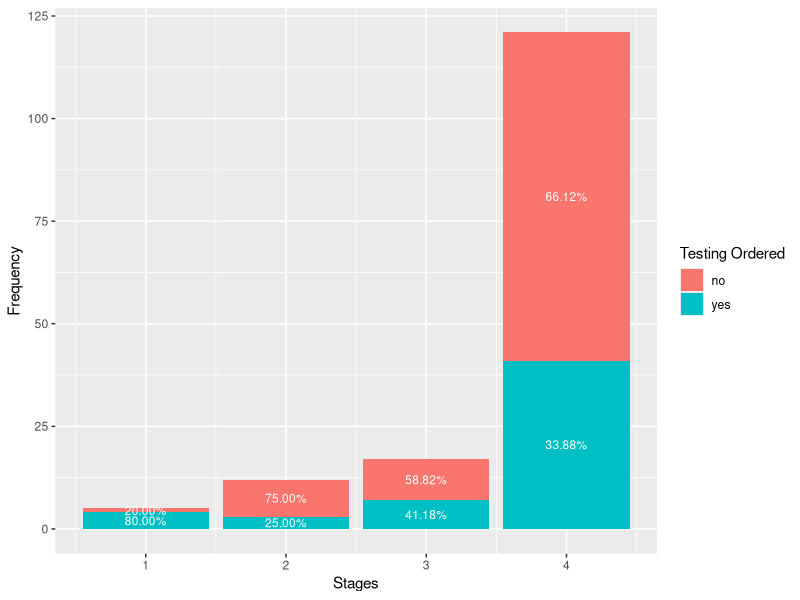
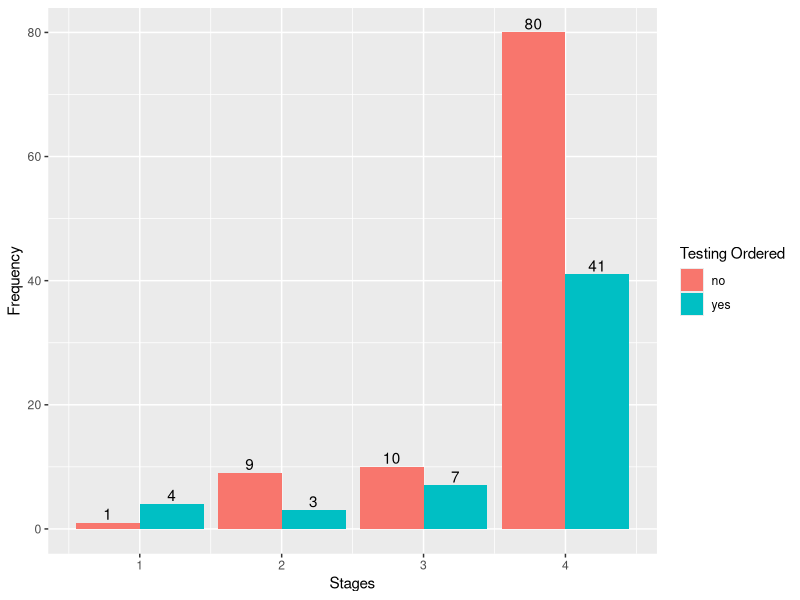
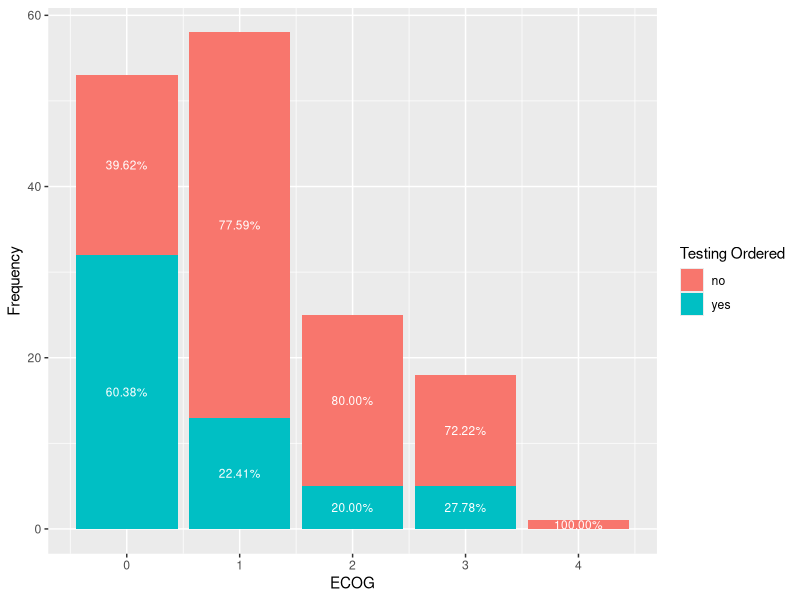
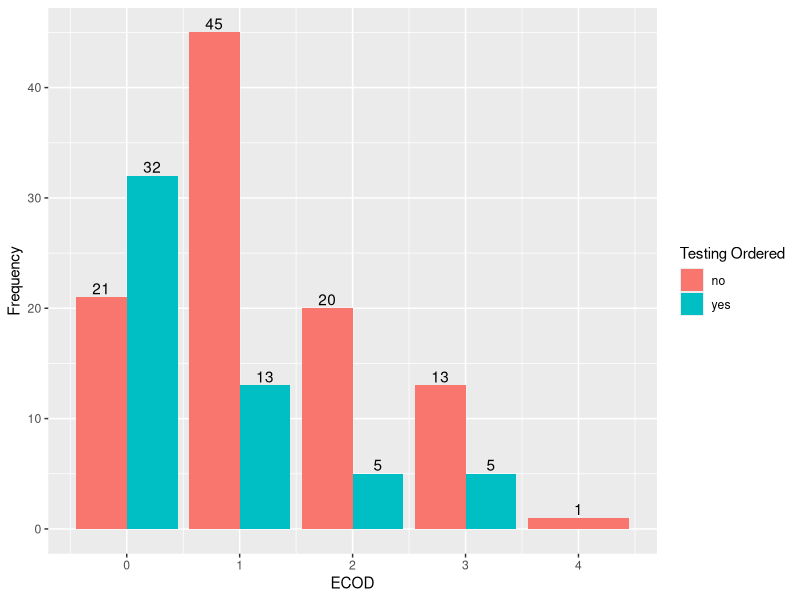
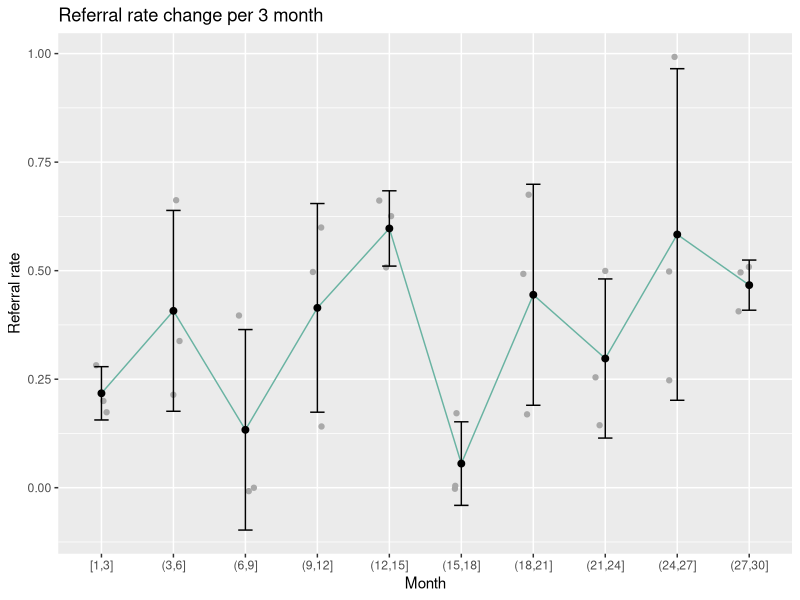
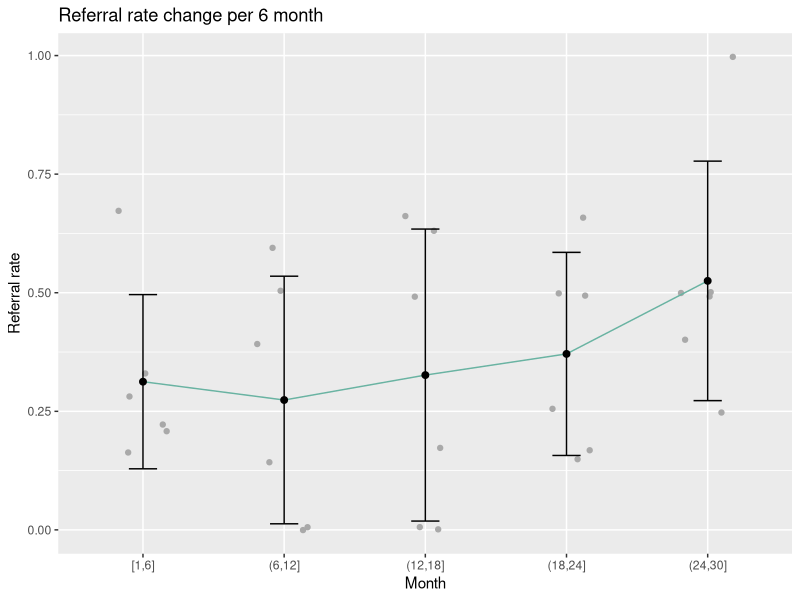

Recreate these plots in R, in order.
## ---- chunk 1
knitr::opts_chunk$set(echo = TRUE)
## ---- chunk 2
#package we use
library(readr)
library(stringr)
library(ggplot2)
library(dplyr)
library(stringr)
## ---- chunk 3
#import data
dat <- read_csv('data.csv')
## ---- chunk 4
#second opinion tag 
dat$second_opinion <- str_detect(dat$`Reason No Referral`, pattern = 'second opinion') | str_detect(dat$`Somatic Testing
(y,n,other)`, pattern = 'second opinion')

#number of patients with second opinion
sum(dat$second_opinion)

#the data we will use for the further analysis(exclude patients with second opinion)
dat_1 <- dat[dat$second_opinion == FALSE,]

#referral rate = ordered test / total number
#re-encoding 
dat_1$test <- ifelse(str_detect(dat_1$`Testing Ordered`, pattern = 'yes'), 1, 0)

#referral rate through time 
dat_1$`Initial Appt (#1-30)`[dat_1$`Initial Appt (#1-30)`> 15 & dat_1$`Initial Appt (#1-30)`< 16]  <- 15
dat_1$`Initial Appt (#1-30)`[dat_1$`Initial Appt (#1-30)`> 22 & dat_1$`Initial Appt (#1-30)`< 23]  <- 22

## ---- chunk 5
data<- dat_1

# probability that place genetic referrals
data$`Genetics Referrals`<- ifelse(data$`# Genetics Referrals` >0, "yes", "no")
# sum(data$`Genetics Referrals` == "yes") / length(data$`Genetics Referrals`)

## ---- chunk 6
# probability that schedule genetic meeting
data$`Genetics Appt Scheduled`<- ifelse(data$`Genetics Appt Scheduled` == "yes", "yes" , "no")
data$`Genetics Appt Scheduled2`<- ifelse(data$`Genetics Appt Scheduled` == "yes", "yes" ,
                                      ifelse(data$`Genetics Appt Scheduled` =="no", "no", "other"))
# sum(data$`Genetics Appt Scheduled` == "yes") / sum(data$`Genetics Referrals` == "yes")
## ---- chunk 7
data$`Attended Appt`[data$`Attended Appt` == "yes x2"] <- "yes"
data$`Attended Appt`[data$`Attended Appt` == "???" | data$`Attended Appt` == "n/a"] <- "NA"

data$`Attended Appt`<- ifelse(data$`Attended Appt` == "yes", "yes", "no")
data$`Attended Appt2`<- ifelse(data$`Attended Appt` == "yes", "yes", 
                            ifelse(data$`Attended Appt` == "no", "no", "other"))
# probability that attend the appointment
# sum(data$`Attended Appt` %in% 'yes') / sum(data$`Genetics Appt Scheduled` %in% 'yes')

## ---- chunk 8
data$`Testing Ordered`[data$`Testing Ordered` =="yes on second"]<- "yes"
data$`Testing Ordered`[data$`Testing Ordered` == "NO - PREVIOUSLY COMPLETED OUTSIDE" | data$`Testing Ordered` == "other - discussed DNA banking b/c hospice"]<- "no"
data$`Testing Ordered`[data$`Testing Ordered` =="??" | data$`Testing Ordered` =="n/a" ]<- "na"
data$`Testing Ordered`<- ifelse(data$`Testing Ordered` == "yes", "yes", "no")
data$`Testing Ordered2`<- ifelse(data$`Testing Ordered` == "yes", "yes", 
                               ifelse(data$`Testing Ordered` == "no","no","other"))
# probability that order genetic counseling 
# sum(data$`Testing Ordered` %in% 'yes') / sum(data$`Attended Appt` %in% 'yes')
## ---- chunk 9
#library(networkD3)
#source<- c("1st Step Accept","1st Step Accept","1st Step Reject","2nd Step Accept","2nd Step Accept","2nd Step Reject","3rd Step Accept","3rd Step Accept","3rd Step Reject","4th Step Reject")
#target<- c("2nd Step Accept","2nd Step Reject","Rejection 1","3rd Step Accept","3rd Step Reject","Rejection 2","4th Step Accept","4th Step Reject","Rejection 3","Rejection 4")
#value<- c(81,30,44,59,22,30,55,4,22,4)

#link<- data.frame(source,target,value)

#node <- data.frame(
 #name=c(as.character(link$source), as.character(link$target)) %>% 
    #unique()
  #)

#link$IDsource <- match(link$source, node$name)-1 
#link$IDtarget <- match(link$target, node$name)-1
 
#p2 <- sankeyNetwork(Links = link, Nodes = node,
                     #Source = "IDsource", Target = "IDtarget",
                     #Value = "value", NodeID = "name", 
                     #sinksRight=FALSE,fontSize=18)

#p2
## ---- chunk 10
df5<- data %>%
  count(`Testing Ordered`,`Stage at Dx (#0-4)`) %>%
  arrange(`Testing Ordered`, desc(`Stage at Dx (#0-4)`)) %>% # Rearranging in stacking order  
  group_by(`Stage at Dx (#0-4)`) %>%
  mutate(Freq2 = cumsum(n), # Calculating position of stacked Freq
         prop = 100*n/sum(n))  # Calculating proportion of Freq

df5$label = paste0(sprintf("%.2f", df5$prop), "%")

ggplot(df5, aes(x = `Stage at Dx (#0-4)`, y = n, fill = `Testing Ordered`)) +
   geom_bar(position = position_stack(), stat = "identity") +
   geom_text(aes(label = label), position = position_stack(vjust = 0.5), size = 3, color="white")+
   ylab("Frequency")+
   xlab("Stages")

ggplot(df5, aes(x = `Stage at Dx (#0-4)`, y = n, fill = `Testing Ordered`)) +
   geom_bar(position = "dodge", stat = "identity") +
   geom_text(aes(label=n), position=position_dodge(width=0.9), vjust=-0.25)+
   ylab("Frequency")+
   xlab("Stages")
## ---- chunk 11
df6<- data %>%
  count(`Testing Ordered`,`ECOG at Initial (#0-4)`) %>%
  arrange(`Testing Ordered`, desc(`ECOG at Initial (#0-4)`)) %>% # Rearranging in stacking order  
  group_by(`ECOG at Initial (#0-4)`) %>%
  mutate(Freq2 = cumsum(n), # Calculating position of stacked Freq
         prop = 100*n/sum(n))  # Calculating proportion of Freq

df6$label = paste0(sprintf("%.2f", df6$prop), "%")

ggplot(df6, aes(x = `ECOG at Initial (#0-4)`, y = n, fill = `Testing Ordered`)) +
   geom_bar(position = position_stack(), stat = "identity") +
   geom_text(aes(label = label), position = position_stack(vjust = 0.5), size = 3, color="white")+
   ylab("Frequency")+
   xlab("ECOG")


ggplot(df6, aes(x = `ECOG at Initial (#0-4)`, y = n, fill = `Testing Ordered`)) +
   geom_bar(position = "dodge", stat = "identity") +
   geom_text(aes(label=n), position=position_dodge(width=0.9), vjust=-0.25)+
   ylab("Frequency")+
   xlab("ECOD")
## ---- chunk 12
#referral rate through time 
dat_2 <- dat_1
dat_2$`Initial Appt (#1-30)`[dat_2$`Initial Appt (#1-30)`> 15 & dat_2$`Initial Appt (#1-30)`< 16]  <- 15
dat_2$`Initial Appt (#1-30)`[dat_2$`Initial Appt (#1-30)`> 22 & dat_2$`Initial Appt (#1-30)`< 23]  <- 22

dat_2$cut_3 <- cut(dat_2$`Initial Appt (#1-30)`, c(1, seq(3, 30, by=3)), include.lowest = T) 
dat_2$cut_6 <- cut(dat_2$`Initial Appt (#1-30)`, c(1, seq(6, 30, by=6)), include.lowest = T) 

## ---- chunk 13
dat1 <- dat_2 %>% group_by(`Initial Appt (#1-30)`,cut_3) %>%
  summarize(referral_rate= sum(test)/ n(), cut_3) %>% distinct()

dat2 <- dat1 %>% group_by(cut_3) %>%
 summarise(sd = sd(referral_rate),
          referral_rate = mean(referral_rate))


ggplot(dat1 , aes(x = cut_3, y = referral_rate)) +
  geom_jitter(position = position_jitter(0.15), color = "darkgray") + 
  geom_line(aes(group = 1), color="#69b3a2", data = dat2) +
  geom_errorbar(data = dat2, aes(ymin = referral_rate-sd, ymax =referral_rate+sd), width = 0.2)  +
  geom_point(data = dat2, size = 2) + 
  labs(title="Referral rate change per 3 month", x="Month", y="Referral rate")
## ---- chunk 14
dat_2$cut_6 <- cut(dat_2$`Initial Appt (#1-30)`, c(1, seq(6, 30, by=6)), include.lowest = T) 

dat1 <- dat_2 %>% group_by(`Initial Appt (#1-30)`,cut_6) %>%
  summarize(referral_rate= sum(test)/ n(), cut_6) %>% distinct()

dat2 <- dat1 %>% group_by(cut_6) %>%
 summarise(sd = sd(referral_rate),
          referral_rate = mean(referral_rate))


ggplot(dat1 , aes(x = cut_6, y = referral_rate)) +
  geom_jitter(position = position_jitter(0.2), color = "darkgray") + 
  geom_line(aes(group = 1), data = dat2,  color="#69b3a2") +
  geom_errorbar(data = dat2, aes(ymin = referral_rate-sd, ymax =referral_rate+sd), width = 0.2)  +
  geom_point(data = dat2, size = 2)+ 
   labs(title="Referral rate change per 6 month", x="Month", y="Referral rate")
## ---- chunk 15
dat_3 <- dat[dat$second_opinion == TRUE, ]
nrow(dat_3)
nrow(dat_3 %>% filter(`# Genetics Referrals`>=1))
nrow(dat_3 %>% filter(`# Genetics Referrals`>=1&`Genetics Appt Scheduled`== 'yes'))
nrow(dat_3 %>% filter(`# Genetics Referrals`>=1&`Genetics Appt Scheduled`== 'yes'& `Attended Appt` == 'yes'))
sum(dat_3$`Testing Ordered` == 'yes')
## ---- chunk 16
#overall referral rate
sum(dat_1$test)/length(dat_1$test)

#referral rate before and after two options
#before
sum(dat_1$test[dat_1$`Initial Appt (#1-30)`<=22.2])/length(dat_1$test[dat_1$`Initial Appt (#1-30)`<=22.2])
#after
sum(dat$test[dat_1$`Initial Appt (#1-30)`>22.2])/length(dat_1$test[dat_1$`Initial Appt (#1-30)`>22.2])

## ---- chunk 17
#before and after two options

nrow(dat_1 %>% filter(`Initial Appt (#1-30)`<= 22.2)) #total patients before
nrow(dat_1 %>% filter(`Initial Appt (#1-30)` > 22.2)) #total patients after

nrow(dat_1 %>% filter(`Initial Appt (#1-30)`<= 22.2& `# Genetics Referrals`>=1)) #total patients who had referrals before 
nrow(dat_1 %>% filter(`Initial Appt (#1-30)`> 22.2& `# Genetics Referrals`>=1) ) #total patients who had referrals after


nrow(dat_1 %>% filter(`Initial Appt (#1-30)`<= 22.2 & `# Genetics Referrals`>=1&`Genetics Appt Scheduled`== 'yes'))#total patients who scheduled the appt before 
nrow(dat_1 %>% filter(`Initial Appt (#1-30)`> 22.2 & `# Genetics Referrals`>=1&`Genetics Appt Scheduled`== 'yes'))#total patients who scheduled the appt after

nrow(dat_1 %>% filter(`Initial Appt (#1-30)`<= 22.2 & `# Genetics Referrals`>=1&`Genetics Appt Scheduled`== 'yes'& `Attended Appt` == 'yes'))#total patients who scheduled the appt before
nrow(dat_1 %>% filter(`Initial Appt (#1-30)`> 22.2 & `# Genetics Referrals`>=1&`Genetics Appt Scheduled`== 'yes'& `Attended Appt` == 'yes'))#total patients who scheduled the appt after

nrow(dat_1 %>% filter(`Initial Appt (#1-30)`<= 22.2 & `# Genetics Referrals`>=1&`Genetics Appt Scheduled`== 'yes'& `Attended Appt` == 'yes'& `Testing Ordered` == 'yes'))#total patients who ordered the test before 
nrow(dat_1 %>% filter(`Initial Appt (#1-30)`> 22.2 & `# Genetics Referrals`>=1&`Genetics Appt Scheduled`== 'yes'& `Attended Appt` == 'yes'& `Testing Ordered` == 'yes'))#total patients who ordered the test after 


nrow(dat_1 %>% filter(`Initial Appt (#1-30)`> 22.2 & `# Genetics Referrals`>=1&`Genetics Appt Scheduled`== 'yes'& `Virtual Offered` %in% c('yes - preference', 'yes - preference (distance)', 'yes'))) # patients who prefered virtual and scheduled the test
nrow(dat_1 %>% filter(`Initial Appt (#1-30)`> 22.2 & `# Genetics Referrals`>=1&`Genetics Appt Scheduled`== 'yes'& `Virtual Offered` %in% c('no', 'no - preference'))) # patients who prefered person and scheduled the test

table(dat_1 %>% filter(`Initial Appt (#1-30)`> 22.2 & `# Genetics Referrals`>=1&`Genetics Appt Scheduled`== 'yes') %>% select(`Virtual Offered`))

nrow(dat_1 %>% filter(`Initial Appt (#1-30)`> 22.2 & `# Genetics Referrals`>=1&`Genetics Appt Scheduled`== 'yes'& `Attended Appt` == 'yes' & `Virtual Offered` %in% c('yes - preference', 'yes - preference (distance)', 'yes'))) # patients who prefered virtual and attended the test
nrow(dat_1 %>% filter(`Initial Appt (#1-30)`> 22.2 & `# Genetics Referrals`>=1&`Genetics Appt Scheduled`== 'yes'& `Attended Appt` == 'yes'& `Virtual Offered` %in% c('no', 'no - preference'))) # patients who prefered person and attended the test

table(dat_1 %>% filter(`Initial Appt (#1-30)`> 22.2 & `# Genetics Referrals`>=1&`Genetics Appt Scheduled`== 'yes'& `Attended Appt` == 'yes') %>% select(`Virtual Offered`))


table(dat_1 %>% filter(`Initial Appt (#1-30)`> 22.2 & `# Genetics Referrals`>=1&`Genetics Appt Scheduled`== 'yes'& `Attended Appt` == 'yes'&`Testing Ordered` == 'yes') %>% select(`Virtual Offered`))


